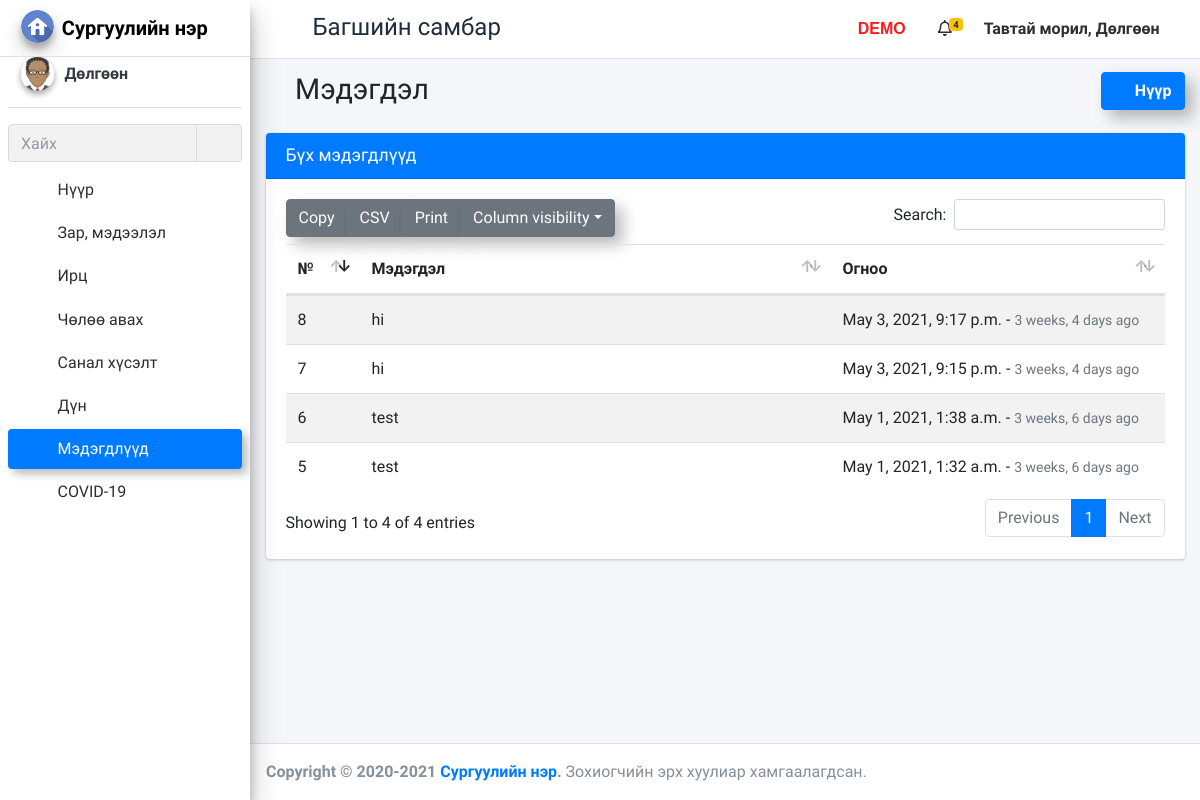
/staff_all_notification (signed in), run on an earlier commit of the app's database.
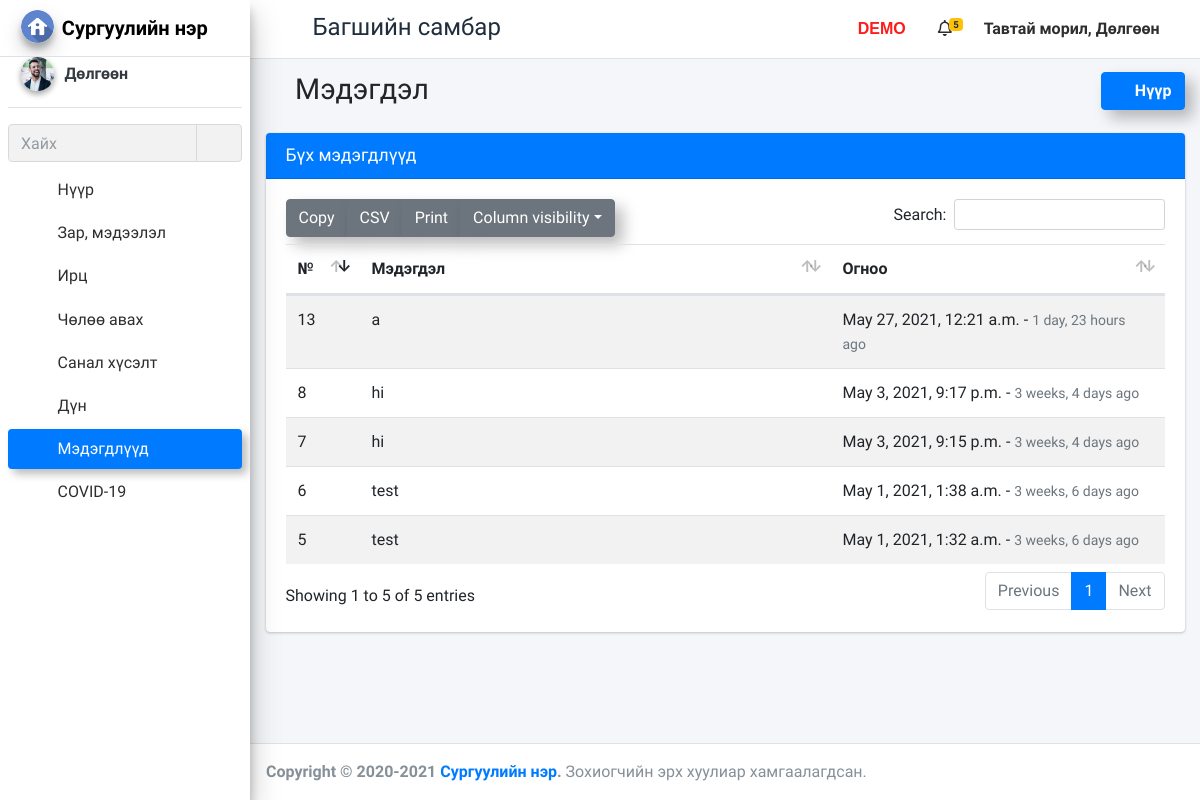
And on a later commit of the database.
### school_management_app/models.py (models this page shows)
class Staffs(models.Model):
    id=models.AutoField(primary_key=True)
    admin=models.OneToOneField(CustomUser,on_delete=models.CASCADE)
    address=models.TextField()
    created_at=models.DateTimeField(auto_now_add=True)
    updated_at=models.DateTimeField(auto_now_add=True)
    profile_pic=models.FileField(default="")
    fcm_token=models.TextField(default="")
    objects=models.Manager()

class NotificationStaffs(models.Model):
    id = models.AutoField(primary_key=True)
    staff_id = models.ForeignKey(Staffs, on_delete=models.CASCADE)
    message = models.TextField()
    created_at = models.DateTimeField(auto_now_add=True)
    updated_at = models.DateTimeField(auto_now_add=True)
    objects = models.Manager()

### school_management_app/StaffViews.py (the view)
# urls.py: path('staff_all_notification', StaffViews.staff_all_notification, name="staff_all_notification"),
def staff_all_notification(request):
    user=CustomUser.objects.get(id=request.user.id)
    staff_pro=Staffs.objects.get(admin=user)
    staff=Staffs.objects.get(admin=request.user.id)
    notifications=NotificationStaffs.objects.filter(staff_id=staff.id)
    return render(request,"staff_template/all_notification.html",{"notifications":notifications,"staff_pro":staff_pro})

### school_management_app/templates/staff_template/all_notification.html (shortened to what this page needs)
{% extends 'staff_template/base_template.html' %}
{% load static %}
{% load humanize %}
{% block page_title %}
<i class="nav-icon fas fa-bell"></i> Мэдэгдэл
{% endblock page_title %}
{% block custom_css %}
<link rel="stylesheet" href="{% static "plugins/datatables-bs4/css/dataTables.bootstrap4.min.css" %}">
<link rel="stylesheet" href="{% static "plugins/datatables-responsive/css/responsive.bootstrap4.min.css" %}">
<link rel="stylesheet" href="{% static "plugins/datatables-buttons/css/buttons.bootstrap4.min.css" %}">
{% endblock custom_css %}
{% block main_content %}
<section class="content">
  <div class="container-fluid">
    <div class="row">
      <div class="col-12">
        <div class="card card-primary">
          <div class="card-header">
            <h3 class="card-title">Бүх мэдэгдлүүд</h3>
          </div>
          <div class="card-body">
            <table id="example1" class="table table-striped">
              <thead>
                <tr>
                  <th>№</th>
                  <th>Мэдэгдэл</th>
                  <th>Огноо</th>
                </tr>
              </thead>
              <tbody>
                {% for notification in notifications %}
                <tr>
                  <td style="width: 50px;">{{ notification.id }}</td>
                  <td>{{ notification.message }}</td>
                  <td style="width: 310px;">{{ notification.created_at }} - <span class=" text-muted text-sm">{{ notification.created_at | naturaltime }}</span></td>
                </tr>
                {% endfor %}
              </tbody>
            </table>
          </div>
        </div>
      </div>
    </div>
  </div>
</section>
{% endblock main_content %}

### school_management_app/templates/staff_template/base_template.html (shortened to what this page needs)
{% load static %}
{% load humanize %}
<!DOCTYPE html>
<html>
<head>
  <link rel="stylesheet" href="{% static "plugins/fontawesome-free/css/all.min.css" %}">
  <link rel="stylesheet" href="https://code.ionicframework.com/ionicons/2.0.1/css/ionicons.min.css">
  <link rel="stylesheet" href="{% static "plugins/tempusdominus-bootstrap-4/css/tempusdominus-bootstrap-4.min.css" %}">
  <link rel="stylesheet" href="{% static "plugins/icheck-bootstrap/icheck-bootstrap.min.css" %}">
  <link rel="stylesheet" href="{% static "plugins/jqvmap/jqvmap.min.css" %}">
  <link rel="stylesheet" href="{% static "dist/css/adminlte.min.css" %}">
  <link rel="stylesheet" href="{% static "plugins/overlayScrollbars/css/OverlayScrollbars.min.css" %}">
  <link rel="stylesheet" href="{% static "plugins/daterangepicker/daterangepicker.css" %}">
  <link rel="stylesheet" href="{% static "plugins/summernote/summernote-bs4.css" %}">
  <link rel="stylesheet" href="{% static "custom/css/style.css" %}">
  {% block custom_css %} {% endblock custom_css %}
</head>
<body class="hold-transition sidebar-mini layout-fixed layout-navbar-fixed">
  <div class="wrapper">
    <nav class="main-header navbar navbar-expand navbar-white navbar-light">
      <ul class="navbar-nav">
        <li class="nav-item">
          <a class="nav-link" data-widget="pushmenu" href="#"><i class="fas fa-bars"></i></a>
        </li>
      </ul>
      <h4 class="title-c1" style="margin-left: 10px;margin-top: 5px;">
        <span class="desktop">Багшийн самбар</span>
      </h4>
      <ul class="navbar-nav ml-auto">
        <li class="nav-item d-flex">
          <a class="nav-link">
            <span class="desktop-demo">DEMO</span>
        </li>
        <li class="nav-item dropdown">
          <a class="nav-link" data-toggle="dropdown" href="#">
            <i class="far fa-bell"></i>
            {% if notifications.count == 0 %}
            <span class="badge badge-warning navbar-badge"></span>
            {% else %}
            <span class="badge badge-warning navbar-badge font-weight-bold">{{notifications.count}}</span>
            {% endif %}
          </a>
        </li>
        <li class="nav-item d-flex">
          <a class="nav-link title-c2" style="white-space: nowrap; cursor: pointer;" data-toggle="dropdown" aria-haspopup="true" aria-expanded="false">
            <span class="hidden">Тавтай морил, </span>{{ user.last_name }}
            <i class="fas fa-angle-down"></i>
          </a>
        </li>
      </ul>
    </nav>
    {% include 'staff_template/sidebar_template.html' with user=user id=id %}
    <div class="content-wrapper">
      <div class="content-header">
        <div class="container-fluid">
          <div class="row mb-2">
            <div class="col-sm-6">
              <h1 class="m-0">
                {% block page_title %}
                {% endblock page_title %}
              </h1>
            </div>
            <div class="col-sm-6">
              <ol class="breadcrumb float-sm-right">
                <li class="breadcrumb-item"><a class="btn btn-primary shadow-custom font-weight-bold" href="{% url 'staff_home' %}"><i class="nav-icon fas fa-tachometer-alt mr-2"></i>Нүүр</a></li>
              </ol>
            </div>
          </div>
        </div>
      </div>
      {% block main_content %}{% endblock main_content %}
    </div>
    {% include 'staff_template/footer.html' %}
  </div>
</body>
</html>

### school_management_app/templates/staff_template/sidebar_template.html (shortened to what the changed rows need)
{% load static %}
  <aside class="main-sidebar sidebar-light-primary elevation-4">
    <div class="sidebar">
      <div class="user-panel mt-3 pb-3 mb-3 d-flex">
        <div class="image">
          <img src="{{ staff_pro.profile_pic }}" class="img-circle elevation-2 zoomD" alt="User Image">
        </div>
      </div>
            {% url 'staff_home' as staff_home %}
            {% url 'staff_news' as staff_news %}
            {% url 'staff_take_attendance' as staff_take_attendance %}
            {% url 'staff_update_attendance' as staff_update_attendance %}
            {% url 'staff_apply_leave' as staff_apply_leave %}
            {% url 'staff_feedback' as staff_feedback %}
            {% url 'staff_add_result' as staff_add_result %}
            {% url 'edit_student_result' as edit_student_result %}
            {% url 'start_live_classroom' as start_live_classroom %}
            {% url 'staff_all_notification' as staff_all_notification %}
            {% url 'tcovid19' as tcovid19 %}
    </div>
  </aside>

What changed in the data, as far as the page shows it:
changed Staffs: profile_pic: a different picture
added NotificationStaffs: id "13", message "a", created_at "May 27, 2021, 12:21 a.m.", created_at "1 day, 23 hours ago"
Also different on the page:
{{ notifications.count }}: "4" → "5"
text written by a page script: "Copy CSV Print Column visibility Search: Showing 1 to 4 of 4 entries Previous 1 Next" → "Copy CSV Print Column visibility Search: Showing 1 to 5 of 5 entries Previous 1 Next"
